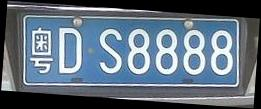
%> input picture 车牌数据库（各种）/新建文件夹/A.jpg, 261 x 109 px
$ octave tt2.m   (GNU Octave 9; MATLAB toolbox functions it lacks are replaced by stand-ins)
%> lines starting %> are read from the running program, lines starting %| are printed output that depends on the picture; in (x1, y1, x2, y2) boxes, pixels count from 0 and x2, y2 are one past the last pixel; in counts of white or black regions, pixels touching at a corner belong together; the program's own positions count from 1
%对定位车牌预处理：去除边框和铆钉
clear all;clc;
f=imread('A.jpg');%读入定位后的车牌
%> f is the input picture: size 109x261x3 uint8; mean R, G, B 96, 110.5, 124.2
% figure(1),imshow(f);
%threshold=graythresh(f);%二值化阈值
f1=im2bw(f,0.75);%二值化
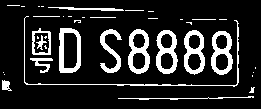
%> f1: size 109x261 logical; 15% white; 39 white regions (22 under 20 px), largest, box (x1, y1, x2, y2) and area: (128, 29, 150, 74) 500, (156, 30, 178, 74) 491, (211, 31, 233, 75) 489
 figure(2),imshow(f1);%显示二值化车牌图像
[x,y]=size(f1);
%> x = 109; y = 261
m=zeros(x,1);
for i=1:x
    for j=1:y
        if(f1(i,j)==1)
            m(i,1)=m(i,1)+1;%行扫描统计每行白色像素点个数
        end
    end
end
%> after the loop, m = 109 values, max 159 at index 85, min 0 at index 1, mean 39.17
k=round(x/4);
%> k = 27
for i=1:k
    if m(i,1)>round(y*0.15)&&m(i,1)<round(y*0.8)
        k=k-1;
    end
end
for i=1:k
    for j=1:y
        if (f1(i,j)==1)
            f1(i,j)=0;%去除上边框和上边的铆钉
        end
    end
end
%> this loop made 24 passes
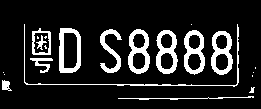
%> f1: size 109x261 logical; 13.8% white; 22 white regions (9 under 20 px), largest, box (x1, y1, x2, y2) and area: (128, 29, 150, 74) 500, (156, 30, 178, 74) 491, (211, 31, 233, 75) 489
k=round(x/4);
%> k = 27
for i=1:k
    if m(x-i,1)>round(y*0.15)&&m(x-i,1)<round(y*0.8)
        k=k-1;
    end
end
for i=x-k:x
    for j=1:y
        if (f1(i,j)==1)
            f1(i,j)=0;%去除车牌下边框
        end
    end
end
%> this loop made 25 passes
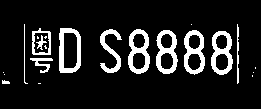
%> f1: size 109x261 logical; 12% white; 22 white regions (10 under 20 px), largest, box (x1, y1, x2, y2) and area: (128, 29, 150, 74) 500, (156, 30, 178, 74) 491, (211, 31, 233, 75) 489
figure(3),imshow(f1);%显示去除上下边框后的车牌
n=zeros(1,y);
for j=1:y
    for i=1:x
        if f1(i,j)==1
           n(1,y)=n(1,y)+1;%列扫描统计每列白色像素点个数
        end
    end
end
%> after the loop, n = 261 values from 0 to 3418
for j=1:y/25
    for i=1:x
        if f1(i,j)==1
           f1(i,j)=0;%去除车牌左边框
        end
    end
end
% figure(4),imshow(f1);%显示去除左边框后的车牌
for j=round(y-y/25):y
    for i=1:x
        if f1(i,j)==1
           f1(i,j)=0;%去除车牌右边框
        end
    end
end
figure(5),imshow(f1);%显示去除右边框后的车牌
%字符分割程序
p=zeros(1,y);
for j=1:y
    for i=1:x
        if f1(i,j)==1
           p(1,j)=p(1,j)+1;%列扫描统计每列白色像素点个数
        end
    end
end
%> after the loop, p = 261 values, max 60 at index 238, min 0 at index 1, mean 12.97
py1=1;
while (p(1,py1)<=2)
    py1=py1+1;
end
py2=py1;
%> py2 = 25
p1=py1;
%> p1 = 25
while (p(1,py1)>=1)&&(py1<round(y/6))
    py1=py1+1;
end
%> this loop made 4 passes
if (py1-py2)<round(y*0.05)
    py2=py1;
%> py2 = 29
    while(p(1,py1)<=2)
        py1=py1+1;
    end
end
while (p(1,py1)>=1)&&(py1<round(y/6))||(py1-py2)<round(y*0.05)
    py1=py1+1;
end
%> this loop made 11 passes
diyi=f1(:,py2:py1);
figure(6),imshow(diyi);%显示第一个字符
while (p(1,py1)<=2)
    py1=py1+1;
end
%> this loop made 0 passes
py2=py1;
%> py2 = 44
while (p(1,py1)>=1)&&(py1<round(y/3.5))
    py1=py1+1;
end
%> this loop made 10 passes
dier=f1(:,py2:py1);
figure(7),imshow(dier);%显示第二个字符
while (p(1,py1)<=2)
    py1=py1+1;
end
%> this loop made 6 passes
py2=py1;
%> py2 = 60
while (p(1,py1)>=1)&&(py1<round(y/2))
    py1=py1+1;
end
%> this loop made 22 passes
disan=f1(:,py2:py1);
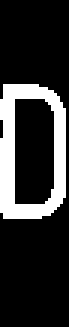
%> disan: size 109x23 logical (shown 3 times larger); 19.3% white; 1 white region, box (x1, y1, x2, y2) and area: (0, 28, 22, 73) 485
figure(8),imshow(disan);%显示第三个字符
while (p(1,py1)<=2)
    py1=py1+1;
end
%> this loop made 19 passes
py2=py1;
%> py2 = 101
while (p(1,py1)>=1)&&(py1<round(y/1.5))
    py1=py1+1;
end
disi=f1(:,py2:py1);
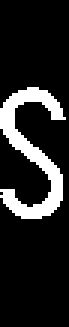
%> disi: size 109x23 logical (shown 3 times larger); 14.7% white; 1 white region, box (x1, y1, x2, y2) and area: (0, 29, 22, 73) 369
figure(9),imshow(disi);%显示第四个字符
while (p(1,py1)<=2)
    py1=py1+1;
end
py2=py1;
%> py2 = 129
while (p(1,py1)>=1)&&(py1<round(y))
    py1=py1+1;
end
diwu=f1(:,py2:py1);
%> diwu: size 109x23 logical; 19.9% white; 1 white region, box (x1, y1, x2, y2) and area: (0, 29, 22, 74) 500
figure(10),imshow(diwu);%显示第五个字符
while (p(1,py1)<=2)
    py1=py1+1;
end
py2=py1;
%> py2 = 157
while (p(1,py1)>=1)&&(py1<round(y))
    py1=py1+1;
end
diliu=f1(:,py2:py1);
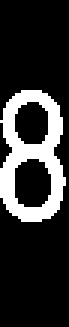
%> diliu: size 109x23 logical (shown 3 times larger); 19.6% white; 1 white region, box (x1, y1, x2, y2) and area: (0, 30, 22, 74) 491
figure(11),imshow(diliu);%显示第六个字符
while (p(1,py1)<=2)
    py1=py1+1;
end
py2=py1;
%> py2 = 185
while (p(1,py1)>=1)&&(py1<round(y))
    py1=py1+1;
end
%> this loop made 21 passes
diqi=f1(:,py2:py1);
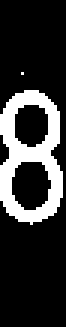
%> diqi: size 109x22 logical (shown 3 times larger); 20.1% white; 2 white regions (1 under 20 px), largest, box (x1, y1, x2, y2) and area: (0, 30, 21, 75) 480
figure(12),imshow(diqi);%显示第七个字符
w.a=diyi;imwrite(w.a,'w_a.bmp');
w.b=dier;imwrite(w.b,'w_b.bmp');
w.c=disan;imwrite(w.c,'w_c.bmp');
w.d=disi;imwrite(w.d,'w_d.bmp');
w.e=diwu;imwrite(w.e,'w_e.bmp');
w.f=diliu;imwrite(w.f,'w_f.bmp');
w.g=diqi;imwrite(w.g,'w_g.bmp');

$ run again, with 车牌数据库（各种）/新建文件夹/cb36.jpg copied over 车牌数据库（各种）/新建文件夹/A.jpg
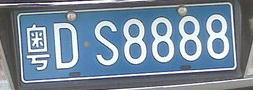
%> input picture 车牌数据库（各种）/新建文件夹/cb36.jpg, 253 x 90 px
%> f is the input picture: size 90x253x3 uint8; mean R, G, B 119.9, 138, 155.5
%> after the loop `for i=1:x`: m = 90 values, max 98 at index 57, min 8 at index 12, mean 49.17
%> the loop `for i=1:k` made 15 passes
%> after the loop `for i=1:k`:
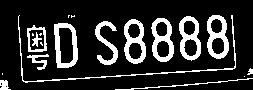
%> f1: size 90x253 logical; 17.7% white; 20 white regions (7 under 20 px), largest, box (x1, y1, x2, y2) and area: (54, 23, 78, 68) 509, (207, 15, 229, 59) 503, (151, 18, 174, 62) 500
%> the loop `for i=x-k:x` made 22 passes
%> after the loop `for j=1:y`: n = 253 values from 0 to 3411
%> after the loop `for j=1:y`: p = 253 values, max 45 at index 59, min 0 at index 1, mean 13.48
%> the loop `while (p(1,py1)<=2)` made 18 passes
%> `py2=py1;`: py2 = 19
%> the loop `while (p(1,py1)>=1)&&(py1<round(y/6))` made 4 passes
%> `py2=py1;`: py2 = 23
%> the loop `while(p(1,py1)<=2)` made 5 passes
%> the loop `while (p(1,py1)>=1)&&(py1<round(y/6))||(py1-py2)<round(y*0.05)` made 14 passes
%> diyi: size 90x20 logical; 15.1% white in thin lines or dots, all inside (x1, y1, x2, y2) = (5, 25, 20, 68)
%> `py2=py1;`: py2 = 42
%> the loop `while (p(1,py1)>=1)&&(py1<round(y/3.5))` made 8 passes
%> the loop `while (p(1,py1)<=2)` made 5 passes
%> `py2=py1;`: py2 = 55
%> the loop `while (p(1,py1)>=1)&&(py1<round(y/2))` made 24 passes
%> disan: size 90x25 logical; 23.1% white; 3 white regions (2 under 20 px), largest, box (x1, y1, x2, y2) and area: (0, 23, 24, 68) 509
%> the loop `while (p(1,py1)<=2)` made 17 passes
%> `py2=py1;`: py2 = 96
%> the loop `while (p(1,py1)>=1)&&(py1<round(y/1.5))` made 23 passes
%> disi: size 90x24 logical; 17.5% white; 1 white region, box (x1, y1, x2, y2) and area: (0, 21, 23, 65) 379
%> the loop `while (p(1,py1)<=2)` made 6 passes
%> `py2=py1;`: py2 = 125
%> the loop `while (p(1,py1)>=1)&&(py1<round(y))` made 22 passes
%> diwu: size 90x23 logical; 23.9% white; 1 white region, box (x1, y1, x2, y2) and area: (0, 19, 22, 64) 495
%> `py2=py1;`: py2 = 153
%> diliu: size 90x23 logical; 24.1% white; 1 white region, box (x1, y1, x2, y2) and area: (0, 18, 22, 62) 498
%> `py2=py1;`: py2 = 180
%> `diqi=f1(:,py2:py1);`:
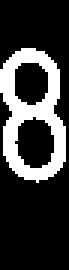
%> diqi: size 90x23 logical (shown 3 times larger); 23.3% white; 1 white region, box (x1, y1, x2, y2) and area: (0, 16, 22, 61) 482
